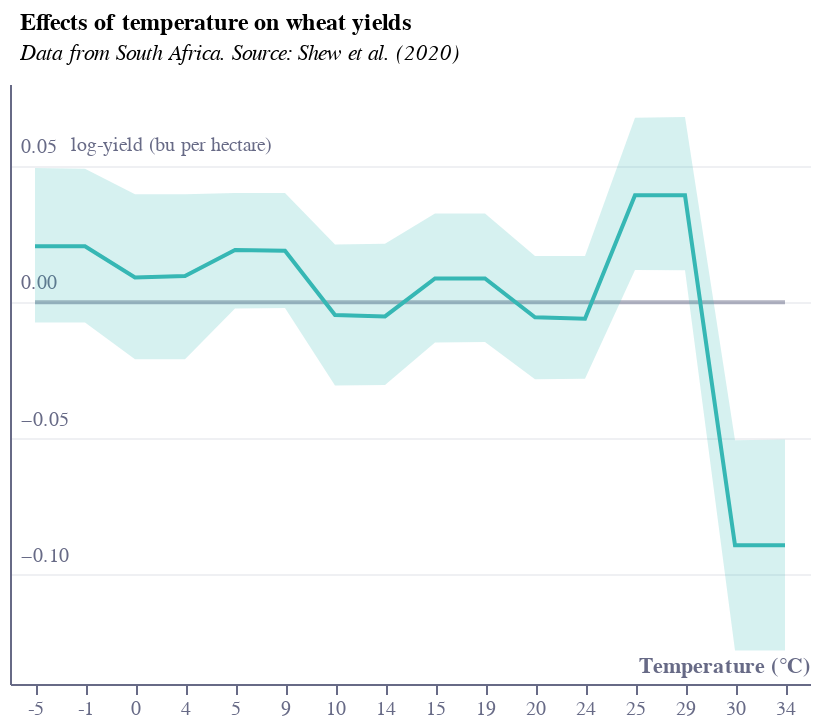

Notebook code cell kept with this figure:
### Code cell
base = alt.Chart(f2).encode(
    x=alt.X(
        "x:N",
        sort=[],
        axis=alt.Axis(
            grid=False,
            titleAlign="right",
            titleAnchor="end",
            titleY=-15,
            title="Temperature (°C)",
            labelColor=colors["eco-gray"],
            titleColor=colors["eco-gray"],
            tickColor=colors["eco-gray"],
            domainColor=colors["eco-gray"],
            tickCount=7,
            orient="bottom",
            labelAngle=0,
        ),
        # scale=alt.Scale(domain=[1, 14], nice=False),
    )
)
line = base.mark_line(color=colors["eco-turquiose"]).encode(
    y=alt.Y(
        "a:Q",
        sort=[],
        axis=alt.Axis(
            grid=True,
            title="log-yield (bu per hectare)",
            titleAnchor="start",
            labelColor=colors["eco-gray"],
            titleColor=colors["eco-gray"],
            tickColor=colors["eco-gray"],
            domainColor=colors["eco-gray"],
            gridColor=colors["eco-gray"],
            gridOpacity=0.1,
            titleFontSize=10,
            titleFontWeight="normal",
            ticks=False,
            labelAlign="left",
            labelBaseline="middle",
            labelPadding=-5,
            labelOffset=-10,
            titleX=30,
            titleY=35,
            titleBaseline="bottom",
            titleAngle=0,
            titleAlign="left",
            tickCount=4,
            format=".2f",
        ),
#         scale=alt.Scale(domain=[-3.0, 1]),
    )
)
zeroLine=base.mark_line(color=colors['eco-gray'],opacity=0.5).encode(y='z:Q')
area = line.mark_area(opacity=0.2, color=colors["eco-turquiose"]).encode(
    y="bottom:Q", y2="top:Q"
)
title = alt.TitleParams(
    "Effects of temperature on wheat yields",
    subtitle=["Data from South Africa. Source: Shew et al. (2020)"],
    anchor="start",
    align="left",
    dx=5,
    dy=-5,
    fontSize=12,
    subtitleFontSize=11,
    subtitleFontStyle="italic",
)
layer1 = (
    (
        (zeroLine+area + line).properties(height=300, width=400)
    )
    .configure_view(stroke=None)
    .properties(title=title)
)
layer1.save("visualisation/" + f + ".json")
layer1.save("visualisation/" + f + ".png")
open("README.md", "a").write(readme)
layer1

### Figure 1 — Vega-Lite specification as saved in the notebook (floating-point values rounded to 4 significant figures)
{"config": {"view": {"continuousWidth": 400, "continuousHeight": 300, "stroke": null}}, "layer": [{"mark": {"type": "line", "color": "#676A86", "opacity": 0.5}, "encoding": {"x": {"type": "nominal", "axis": {"domainColor": "#676A86", "grid": false, "labelAngle": 0, "labelColor": "#676A86", "orient": "bottom", "tickColor": "#676A86", "tickCount": 7, "title": "Temperature (°C)", "titleAlign": "right", "titleAnchor": "end", "titleColor": "#676A86", "titleY": -15}, "field": "x", "sort": []}, "y": {"type": "quantitative", "field": "z"}}}, {"mark": {"type": "area", "color": "#36B7B4", "opacity": 0.2}, "encoding": {"x": {"type": "nominal", "axis": {"domainColor": "#676A86", "grid": false, "labelAngle": 0, "labelColor": "#676A86", "orient": "bottom", "tickColor": "#676A86", "tickCount": 7, "title": "Temperature (°C)", "titleAlign": "right", "titleAnchor": "end", "titleColor": "#676A86", "titleY": -15}, "field": "x", "sort": []}, "y": {"type": "quantitative", "field": "bottom"}, "y2": {"field": "top"}}}, {"mark": {"type": "line", "color": "#36B7B4"}, "encoding": {"x": {"type": "nominal", "axis": {"domainColor": "#676A86", "grid": false, "labelAngle": 0, "labelColor": "#676A86", "orient": "bottom", "tickColor": "#676A86", "tickCount": 7, "title": "Temperature (°C)", "titleAlign": "right", "titleAnchor": "end", "titleColor": "#676A86", "titleY": -15}, "field": "x", "sort": []}, "y": {"type": "quantitative", "axis": {"domainColor": "#676A86", "format": ".2f", "grid": true, "gridColor": "#676A86", "gridOpacity": 0.1, "labelAlign": "left", "labelBaseline": "middle", "labelColor": "#676A86", "labelOffset": -10, "labelPadding": -5, "tickColor": "#676A86", "tickCount": 4, "ticks": false, "title": "log-yield (bu per hectare)", "titleAlign": "left", "titleAnchor": "start", "titleAngle": 0, "titleBaseline": "bottom", "titleColor": "#676A86", "titleFontSize": 10, "titleFontWeight": "normal", "titleX": 30, "titleY": 35}, "field": "a", "sort": []}}}], "data": {"name": "data-3193ed533d4f6db746b56e3d18fc99c1"}, "height": 300, "title": {"text": "Effects of temperature on wheat yields", "align": "left", "anchor": "start", "dx": 5, "dy": -5, "fontSize": 12, "subtitle": ["Data from South Africa. Source: Shew et al. (2020)"], "subtitleFontSize": 11, "subtitleFontStyle": "italic"}, "width": 400, "$schema": "https://vega.github.io/schema/vega-lite/v4.8.1.json", "datasets": {"data-3193ed533d4f6db746b56e3d18fc99c1": [{"x": -5, "top": 0.04922, "a": 0.0205, "bottom": -0.007443, "z": 0}, {"x": -1, "top": 0.04893, "a": 0.02047, "bottom": -0.007468, "z": 0}, {"x": 0, "top": 0.03961, "a": 0.009083, "bottom": -0.02093, "z": 0}, {"x": 4, "top": 0.03959, "a": 0.009575, "bottom": -0.02096, "z": 0}, {"x": 5, "top": 0.04007, "a": 0.01914, "bottom": -0.002333, "z": 0}, {"x": 9, "top": 0.04007, "a": 0.01886, "bottom": -0.002101, "z": 0}, {"x": 10, "top": 0.02118, "a": -0.004694, "bottom": -0.03057, "z": 0}, {"x": 14, "top": 0.02141, "a": -0.005237, "bottom": -0.03033, "z": 0}, {"x": 15, "top": 0.03253, "a": 0.008727, "bottom": -0.01482, "z": 0}, {"x": 19, "top": 0.0325, "a": 0.008701, "bottom": -0.01458, "z": 0}, {"x": 20, "top": 0.01697, "a": -0.005535, "bottom": -0.0283, "z": 0}, {"x": 24, "top": 0.01695, "a": -0.006078, "bottom": -0.02807, "z": 0}, {"x": 25, "top": 0.06765, "a": 0.03919, "bottom": 0.01177, "z": 0}, {"x": 29, "top": 0.06789, "a": 0.03917, "bottom": 0.01174, "z": 0}, {"x": 30, "top": -0.05062, "a": -0.08917, "bottom": -0.1277, "z": 0}, {"x": 34, "top": -0.05039, "a": -0.08917, "bottom": -0.1277, "z": 0}]}}
